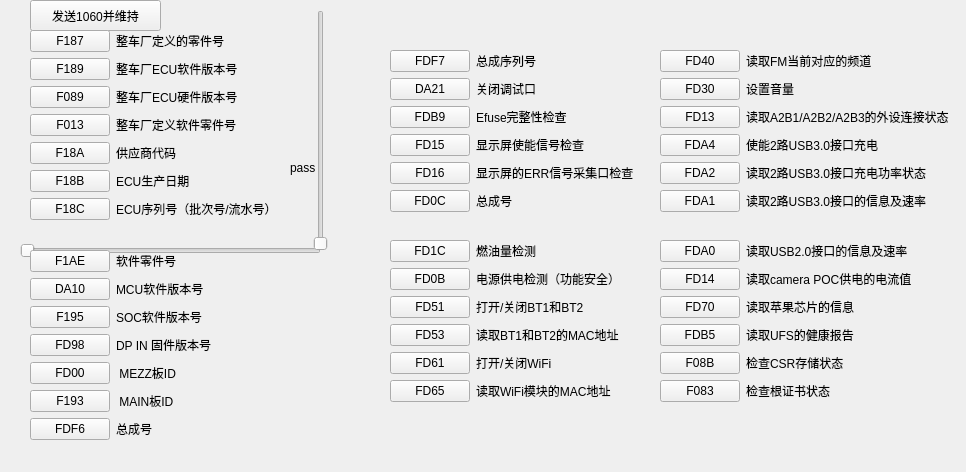
   <widget class="QWidget" name="tab_6">
    <attribute name="title">
     <string>EOL DID</string>
    </attribute>
    <widget class="QPushButton" name="pushButton_1060">
     <property name="geometry">
      <rect>
       <x>30</x>
       <y>0</y>
       <width>131</width>
       <height>31</height>
      </rect>
     </property>
     <property name="text">
      <string>发送1060并维持</string>
     </property>
    </widget>
    <widget class="QWidget" name="layoutWidget">
     <property name="geometry">
      <rect>
       <x>390</x>
       <y>240</y>
       <width>242</width>
       <height>182</height>
      </rect>
     </property>
     <layout class="QFormLayout" name="formLayout_2">
      <item row="0" column="0">
       <widget class="QPushButton" name="pushButton_eol_fd1c">
        <property name="text">
         <string>FD1C</string>
        </property>
       </widget>
      </item>
      <item row="0" column="1">
       <widget class="QLabel" name="label_40">
        <property name="text">
         <string>燃油量检测</string>
        </property>
       </widget>
      </item>
      <item row="1" column="0">
       <widget class="QPushButton" name="pushButton_eol_fd0b">
        <property name="text">
         <string>FD0B</string>
        </property>
       </widget>
      </item>
      <item row="1" column="1">
       <widget class="QLabel" name="label_41">
        <property name="text">
         <string>电源供电检测（功能安全）</string>
        </property>
       </widget>
      </item>
      <item row="2" column="0">
       <widget class="QPushButton" name="pushButton_eol_fd51">
        <property name="text">
         <string>FD51</string>
        </property>
       </widget>
      </item>
      <item row="2" column="1">
       <widget class="QLabel" name="label_42">
        <property name="text">
         <string>打开/关闭BT1和BT2</string>
        </property>
       </widget>
      </item>
      <item row="3" column="0">
       <widget class="QPushButton" name="pushButton_eol_fd53">
        <property name="text">
         <string>FD53</string>
        </property>
       </widget>
      </item>
      <item row="3" column="1">
       <widget class="QLabel" name="label_43">
        <property name="text">
         <string>读取BT1和BT2的MAC地址</string>
        </property>
       </widget>
      </item>
      <item row="4" column="0">
       <widget class="QPushButton" name="pushButton_eol_fd61">
        <property name="text">
         <string>FD61</string>
        </property>
       </widget>
      </item>
      <item row="4" column="1">
       <widget class="QLabel" name="label_44">
        <property name="text">
         <string>打开/关闭WiFi</string>
        </property>
       </widget>
      </item>
      <item row="5" column="0">
       <widget class="QPushButton" name="pushButton_eol_fd65">
        <property name="text">
         <string>FD65</string>
        </property>
       </widget>
      </item>
      <item row="5" column="1">
       <widget class="QLabel" name="label_45">
        <property name="text">
         <string>读取WiFi模块的MAC地址</string>
        </property>
       </widget>
      </item>
     </layout>
    </widget>
    <widget class="QWidget" name="layoutWidget_2">
     <property name="geometry">
      <rect>
       <x>660</x>
       <y>240</y>
       <width>257</width>
       <height>185</height>
      </rect>
     </property>
     <layout class="QFormLayout" name="formLayout_3">
      <item row="0" column="0">
       <widget class="QPushButton" name="pushButton_eol_fda0">
        <property name="text">
         <string>FDA0</string>
        </property>
       </widget>
      </item>
      <item row="0" column="1">
       <widget class="QLabel" name="label_46">
        <property name="text">
         <string>读取USB2.0接口的信息及速率</string>
        </property>
       </widget>
      </item>
      <item row="1" column="0">
       <widget class="QPushButton" name="pushButton_eol_fd14">
        <property name="text">
         <string>FD14</string>
        </property>
       </widget>
      </item>
      <item row="1" column="1">
       <widget class="QLabel" name="label_47">
        <property name="text">
         <string>读取camera POC供电的电流值</string>
        </property>
       </widget>
      </item>
      <item row="2" column="0">
       <widget class="QPushButton" name="pushButton_eol_fd70">
        <property name="text">
         <string>FD70</string>
        </property>
       </widget>
      </item>
      <item row="2" column="1">
       <widget class="QLabel" name="label_48">
        <property name="text">
         <string>读取苹果芯片的信息</string>
        </property>
       </widget>
      </item>
      <item row="3" column="0">
       <widget class="QPushButton" name="pushButton_eol_fdb5">
        <property name="text">
         <string>FDB5</string>
        </property>
       </widget>
      </item>
      <item row="3" column="1">
       <widget class="QLabel" name="label_49">
        <property name="text">
         <string>读取UFS的健康报告</string>
        </property>
       </widget>
      </item>
      <item row="4" column="0">
       <widget class="QPushButton" name="pushButton_eol_f08b">
        <property name="text">
         <string>F08B</string>
        </property>
       </widget>
      </item>
      <item row="4" column="1">
       <widget class="QLabel" name="label_50">
        <property name="text">
         <string>检查CSR存储状态</string>
        </property>
       </widget>
      </item>
      <item row="5" column="0">
       <widget class="QPushButton" name="pushButton_eol_f083">
        <property name="text">
         <string>F083</string>
        </property>
       </widget>
      </item>
      <item row="5" column="1">
       <widget class="QLabel" name="label_51">
        <property name="text">
         <string>检查根证书状态</string>
        </property>
       </widget>
      </item>
     </layout>
    </widget>
    <widget class="QWidget" name="layoutWidget_3">
     <property name="geometry">
      <rect>
       <x>660</x>
       <y>50</y>
       <width>297</width>
       <height>182</height>
      </rect>
     </property>
     <layout class="QFormLayout" name="formLayout_4">
      <item row="0" column="0">
       <widget class="QPushButton" name="pushButton_eol_fd40">
        <property name="text">
         <string>FD40</string>
        </property>
       </widget>
      </item>
      <item row="0" column="1">
       <widget class="QLabel" name="label_52">
        <property name="text">
         <string>读取FM当前对应的频道</string>
        </property>
       </widget>
      </item>
      <item row="1" column="0">
       <widget class="QPushButton" name="pushButton_eol_fd30">
        <property name="text">
         <string>FD30</string>
        </property>
       </widget>
      </item>
      <item row="1" column="1">
       <widget class="QLabel" name="label_53">
        <property name="text">
         <string>设置音量</string>
        </property>
       </widget>
      </item>
      <item row="2" column="0">
       <widget class="QPushButton" name="pushButton_eol_fd13">
        <property name="text">
         <string>FD13</string>
        </property>
       </widget>
      </item>
      <item row="2" column="1">
       <widget class="QLabel" name="label_54">
        <property name="text">
         <string>读取A2B1/A2B2/A2B3的外设连接状态</string>
        </property>
       </widget>
      </item>
      <item row="3" column="0">
       <widget class="QPushButton" name="pushButton_eol_fda4">
        <property name="text">
         <string>FDA4</string>
        </property>
       </widget>
      </item>
      <item row="3" column="1">
       <widget class="QLabel" name="label_55">
        <property name="text">
         <string>使能2路USB3.0接口充电</string>
        </property>
       </widget>
      </item>
      <item row="4" column="0">
       <widget class="QPushButton" name="pushButton_eol_fda2">
        <property name="text">
         <string>FDA2</string>
        </property>
       </widget>
      </item>
      <item row="4" column="1">
       <widget class="QLabel" name="label_56">
        <property name="text">
         <string>读取2路USB3.0接口充电功率状态</string>
        </property>
       </widget>
      </item>
      <item row="5" column="0">
       <widget class="QPushButton" name="pushButton_eol_fda1">
        <property name="text">
         <string>FDA1</string>
        </property>
       </widget>
      </item>
      <item row="5" column="1">
       <widget class="QLabel" name="label_57">
        <property name="text">
         <string>读取2路USB3.0接口的信息及速率</string>
        </property>
       </widget>
      </item>
     </layout>
    </widget>
    <widget class="QSlider" name="horizontalSlider">
     <property name="geometry">
      <rect>
       <x>20</x>
       <y>240</y>
       <width>301</width>
       <height>22</height>
      </rect>
     </property>
     <property name="orientation">
      <enum>Qt::Orientation::Horizontal</enum>
     </property>
    </widget>
    <widget class="QSlider" name="verticalSlider">
     <property name="geometry">
      <rect>
       <x>310</x>
       <y>10</y>
       <width>22</width>
       <height>241</height>
      </rect>
     </property>
     <property name="orientation">
      <enum>Qt::Orientation::Vertical</enum>
     </property>
    </widget>
    <widget class="QLabel" name="label_58">
     <property name="geometry">
      <rect>
       <x>290</x>
       <y>160</y>
       <width>53</width>
       <height>15</height>
      </rect>
     </property>
     <property name="text">
      <string>pass</string>
     </property>
    </widget>
    <widget class="QWidget" name="layoutWidget">
     <property name="geometry">
      <rect>
       <x>390</x>
       <y>50</y>
       <width>244</width>
       <height>182</height>
      </rect>
     </property>
     <layout class="QFormLayout" name="formLayout">
      <item row="0" column="0">
       <widget class="QPushButton" name="pushButton_eol_fdf7">
        <property name="text">
         <string>FDF7</string>
        </property>
       </widget>
      </item>
      <item row="0" column="1">
       <widget class="QLabel" name="label_35">
        <property name="text">
         <string>总成序列号</string>
        </property>
       </widget>
      </item>
      <item row="1" column="0">
       <widget class="QPushButton" name="pushButton_eol_da21">
        <property name="text">
         <string>DA21</string>
        </property>
       </widget>
      </item>
      <item row="1" column="1">
       <widget class="QLabel" name="label_34">
        <property name="text">
         <string>关闭调试口</string>
        </property>
       </widget>
      </item>
      <item row="2" column="0">
       <widget class="QPushButton" name="pushButton_eol_fd89">
        <property name="text">
         <string>FDB9</string>
        </property>
       </widget>
      </item>
      <item row="2" column="1">
       <widget class="QLabel" name="label_37">
        <property name="text">
         <string>Efuse完整性检查</string>
        </property>
       </widget>
      </item>
      <item row="3" column="0">
       <widget class="QPushButton" name="pushButton_eol_fd15">
        <property name="text">
         <string>FD15</string>
        </property>
       </widget>
      </item>
      <item row="3" column="1">
       <widget class="QLabel" name="label_36">
        <property name="text">
         <string>显示屏使能信号检查</string>
        </property>
       </widget>
      </item>
      <item row="4" column="0">
       <widget class="QPushButton" name="pushButton_eol_f116">
        <property name="text">
         <string>FD16</string>
        </property>
       </widget>
      </item>
      <item row="4" column="1">
       <widget class="QLabel" name="label_39">
        <property name="text">
         <string>显示屏的ERR信号采集口检查</string>
        </property>
       </widget>
      </item>
      <item row="5" column="0">
       <widget class="QPushButton" name="pushButton_eol_fd0c">
        <property name="text">
         <string>FD0C</string>
        </property>
       </widget>
      </item>
      <item row="5" column="1">
       <widget class="QLabel" name="label_38">
        <property name="text">
         <string>总成号</string>
        </property>
       </widget>
      </item>
     </layout>
    </widget>
    <widget class="QWidget" name="layoutWidget">
     <property name="geometry">
      <rect>
       <x>30</x>
       <y>250</y>
       <width>187</width>
       <height>213</height>
      </rect>
     </property>
     <layout class="QFormLayout" name="formLayout_5">
      <item row="0" column="0">
       <widget class="QPushButton" name="pushButton_eol_f1ae">
        <property name="text">
         <string>F1AE</string>
        </property>
       </widget>
      </item>
      <item row="0" column="1">
       <widget class="QLabel" name="label_28">
        <property name="text">
         <string>软件零件号</string>
        </property>
       </widget>
      </item>
      <item row="1" column="0">
       <widget class="QPushButton" name="pushButton_eol_da10">
        <property name="text">
         <string>DA10</string>
        </property>
       </widget>
      </item>
      <item row="1" column="1">
       <widget class="QLabel" name="label_29">
        <property name="text">
         <string>MCU软件版本号</string>
        </property>
       </widget>
      </item>
      <item row="2" column="0">
       <widget class="QPushButton" name="pushButton_eol_f195">
        <property name="text">
         <string>F195</string>
        </property>
       </widget>
      </item>
      <item row="2" column="1">
       <widget class="QLabel" name="label_23">
        <property name="text">
         <string>SOC软件版本号</string>
        </property>
       </widget>
      </item>
      <item row="3" column="0">
       <widget class="QPushButton" name="pushButton_eol_fd98">
        <property name="text">
         <string>FD98</string>
        </property>
       </widget>
      </item>
      <item row="3" column="1">
       <widget class="QLabel" name="label_33">
        <property name="text">
         <string>DP IN 固件版本号</string>
        </property>
       </widget>
      </item>
      <item row="4" column="0">
       <widget class="QPushButton" name="pushButton_eol_fd00">
        <property name="text">
         <string>FD00</string>
        </property>
       </widget>
      </item>
      <item row="4" column="1">
       <widget class="QLabel" name="label_30">
        <property name="text">
         <string> MEZZ板ID</string>
        </property>
       </widget>
      </item>
      <item row="5" column="0">
       <widget class="QPushButton" name="pushButton_eol_f193">
        <property name="text">
         <string>F193</string>
        </property>
       </widget>
      </item>
      <item row="5" column="1">
       <widget class="QLabel" name="label_31">
        <property name="text">
         <string> MAIN板ID</string>
        </property>
       </widget>
      </item>
      <item row="6" column="0">
       <widget class="QPushButton" name="pushButton_eol_fdf6">
        <property name="text">
         <string>FDF6</string>
        </property>
       </widget>
      </item>
      <item row="6" column="1">
       <widget class="QLabel" name="label_32">
        <property name="text">
         <string>总成号</string>
        </property>
       </widget>
      </item>
     </layout>
    </widget>
    <widget class="QWidget" name="layoutWidget">
     <property name="geometry">
      <rect>
       <x>30</x>
       <y>30</y>
       <width>250</width>
       <height>213</height>
      </rect>
     </property>
     <layout class="QFormLayout" name="formLayout_6">
      <item row="0" column="0">
       <widget class="QPushButton" name="pushButton_eol_f187">
        <property name="text">
         <string>F187</string>
        </property>
       </widget>
      </item>
      <item row="0" column="1">
       <widget class="QLabel" name="label_18">
        <property name="text">
         <string>整车厂定义的零件号</string>
        </property>
       </widget>
      </item>
      <item row="1" column="0">
       <widget class="QPushButton" name="pushButton_eol_f189">
        <property name="text">
         <string>F189</string>
        </property>
       </widget>
      </item>
      <item row="1" column="1">
       <widget class="QLabel" name="label_21">
        <property name="text">
         <string>整车厂ECU软件版本号</string>
        </property>
       </widget>
      </item>
      <item row="2" column="0">
       <widget class="QPushButton" name="pushButton_eol_f089">
        <property name="text">
         <string>F089</string>
        </property>
       </widget>
      </item>
      <item row="2" column="1">
       <widget class="QLabel" name="label_22">
        <property name="text">
         <string>整车厂ECU硬件版本号</string>
        </property>
       </widget>
      </item>
      <item row="3" column="0">
       <widget class="QPushButton" name="pushButton_eol_f013">
        <property name="text">
         <string>F013</string>
        </property>
       </widget>
      </item>
      <item row="3" column="1">
       <widget class="QLabel" name="label_24">
        <property name="text">
         <string>整车厂定义软件零件号</string>
        </property>
       </widget>
      </item>
      <item row="4" column="0">
       <widget class="QPushButton" name="pushButton_eol_f18a">
        <property name="text">
         <string>F18A</string>
        </property>
       </widget>
      </item>
      <item row="4" column="1">
       <widget class="QLabel" name="label_26">
        <property name="text">
         <string>供应商代码</string>
        </property>
       </widget>
      </item>
      <item row="5" column="0">
       <widget class="QPushButton" name="pushButton_eol_f18b">
        <property name="text">
         <string>F18B</string>
        </property>
       </widget>
      </item>
      <item row="5" column="1">
       <widget class="QLabel" name="label_25">
        <property name="text">
         <string>ECU生产日期</string>
        </property>
       </widget>
      </item>
      <item row="6" column="0">
       <widget class="QPushButton" name="pushButton_eol_f18c">
        <property name="text">
         <string>F18C</string>
        </property>
       </widget>
      </item>
      <item row="6" column="1">
       <widget class="QLabel" name="label_27">
        <property name="text">
         <string>ECU序列号（批次号/流水号）</string>
        </property>
       </widget>
      </item>
     </layout>
    </widget>
   </widget>
